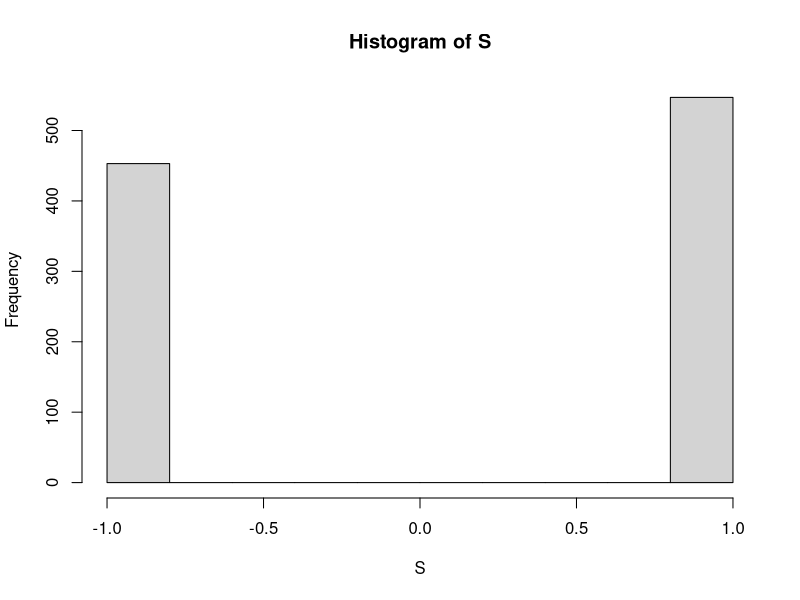
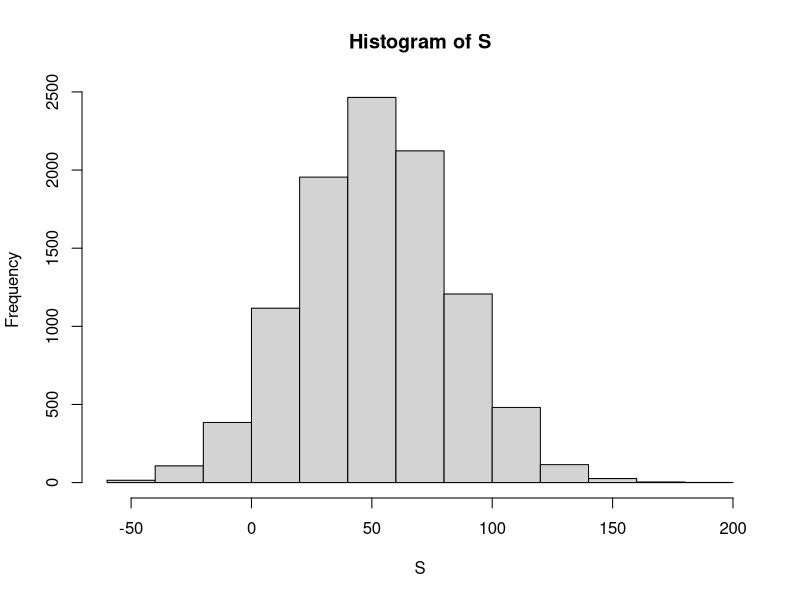
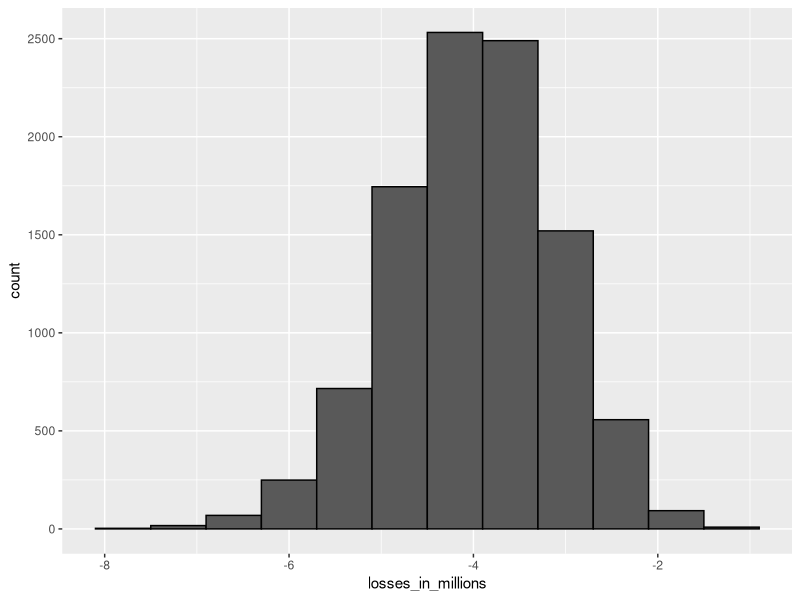
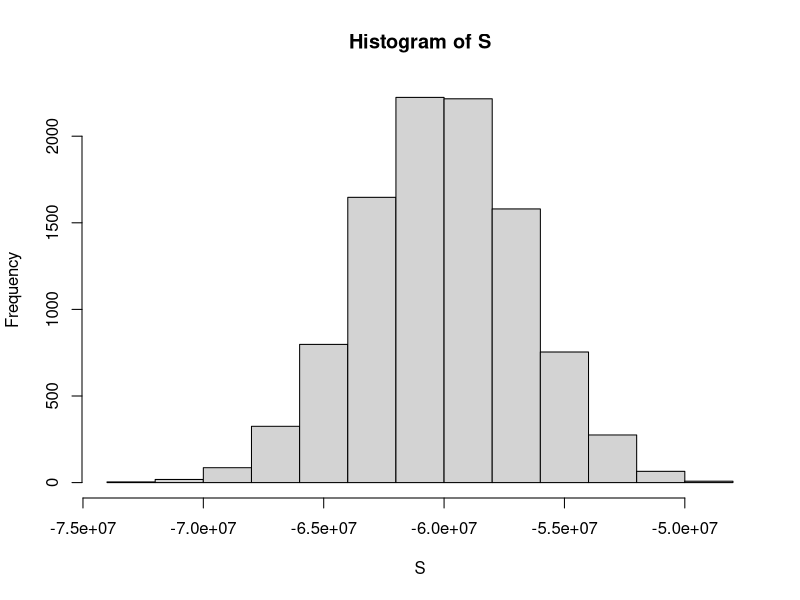

The R source for these figures, in order:
## ---- chunk 1
set.seed(1)
# define random variable x to be 1 if blue, 0 otherwise
beads <- rep(c("red", "blue"), times = c(2, 3))
x <- ifelse(sample(beads, 1) == "blue", 1, 0)
print(x)
## ---- chunk 2
red <- 18
black <- 18
green <- 2
n <- 1000

S <- sample(c(1,-1), # options are +1 and -1
       n, # players are 1000
       replace = TRUE,
       prob = c(20/38, # probability of win
                18/38)) # probability of lose
hist(S) # distribution
sum(S) # total gains
mean(S) # mean gain
## ---- chunk 3
n <- 1000    # number of roulette players
B <- 10000    # number of Monte Carlo experiments
S <- replicate(B, {
    X <- sample(c(-1,1), n, replace = TRUE, prob = c(9/19, 10/19))    # simulate 1000 roulette spins
    sum(X)    # determine total profit
})

hist(S) # distribution of results
mean(S) # mean results
mean(S < 0)    # probability of the casino losing money
## ---- chunk 4
green <- 2
black <- 18
red <- 18
green/(black+red+green)
## ---- chunk 5
set.seed(1)

# The variables 'green', 'black', and 'red' contain the number of pockets for each color
green <- 2
black <- 18
red <- 18

p_green <- green/(black+red+green)
p_not_green <- 1 - p_green

prob = sample(c(-1,17), 1, prob = c(p_not_green,p_green), replace = TRUE)
print(prob)
## ---- chunk 6
# The variables 'green', 'black', and 'red' contain the number of pockets for each color
green <- 2
black <- 18
red <- 18

p_green <- green/(black+red+green)
p_not_green <- 1 - p_green

X = 17*p_green + -1*(p_not_green)
X
## ---- chunk 7
green <- 2
black <- 18
red <- 18

p_green <- green/(black+red+green)
p_not_green <- 1 - p_green

sdX <- abs(-1-17)*sqrt(p_green*p_not_green)
sdX
## ---- chunk 8
set.seed(1)

# The variables 'green', 'black', and 'red' contain the number of pockets for each color
green <- 2
black <- 18
red <- 18

p_green <- green/(black+red+green)
p_not_green <- 1 - p_green

n <- 1000
X <- sample(c(-1,17),n,replace = TRUE, prob = c(p_not_green, p_green))
S <- sum(X)
S
## ---- chunk 9
# The variables 'green', 'black', and 'red' contain the number of pockets for each color
green <- 2
black <- 18
red <- 18

p_green <- green/(black+red+green)
p_not_green <- 1 - p_green

X <- 17*p_green + -1*(p_not_green)
n <- 1000
n*X


sdX <- abs(-1-17)*sqrt(p_green*p_not_green)
sqrt(n)*sdX
## ---- chunk 10
# Assign a variable `p_green` as the probability of the ball landing in a green pocket
p_green <- 2 / 38

# Assign a variable `p_not_green` as the probability of the ball not landing in a green pocket
p_not_green <- 1-p_green

# Define the number of bets using the variable 'n'
n <- 100

# Calculate 'avg', the expected outcome of 100 spins if you win $17 when the ball lands on green and you lose $1 when the ball doesn't land on green
avg <- n * (17*p_green + -1*p_not_green)

# Compute 'se', the standard error of the sum of 100 outcomes
se <- sqrt(n) * (17 - -1)*sqrt(p_green*p_not_green)

# Using the expected value 'avg' and standard error 'se', compute the probability that you win money betting on green 100 times.
prob_loss_money <- pnorm(0,avg,se) # p(x < 0)
1-prob_loss_money
## ---- chunk 11
# Assign a variable `p_green` as the probability of the ball landing in a green pocket
p_green <- 2 / 38

# Assign a variable `p_not_green` as the probability of the ball not landing in a green pocket
p_not_green <- 1-p_green

# Define the number of bets using the variable 'n'
n <- 100

# The variable `B` specifies the number of times we want the simulation to run. Let's run the Monte Carlo simulation 10,000 times.
B <- 10000

# Use the `set.seed` function to make sure your answer matches the expected result after random sampling.
set.seed(1)

# Create an object called `S` that replicates the sample code for `B` iterations and sums the outcomes.
S <- replicate(B, {
  X <- sample(c(17,-1), n, replace = T, prob = c(p_green, p_not_green))
  sum(X)
})


# Compute the average value for 'S'
mean(S)

# Calculate the standard deviation of 'S'
sd(S)
## ---- chunk 12
mean(S > 0)
## ---- chunk 13
# Use the `set.seed` function to make sure your answer matches the expected result after random sampling.
set.seed(1)

# Define the number of bets using the variable 'n'
n <- 10000

# Assign a variable `p_green` as the probability of the ball landing in a green pocket
p_green <- 2 / 38

# Assign a variable `p_not_green` as the probability of the ball not landing in a green pocket
p_not_green <- 1 - p_green

# Create a vector called `X` that contains the outcomes of `n` bets
X <- sample(c(17,-1),n,replace = T, prob = c(p_green, p_not_green))

# Define a variable `Y` that contains the mean outcome per bet. Print this mean to the console.
Y <- mean(X)
Y
## ---- chunk 14
# Assign a variable `p_green` as the probability of the ball landing in a green pocket
p_green <- 2 / 38

# Assign a variable `p_not_green` as the probability of the ball not landing in a green pocket
p_not_green <- 1 - p_green

# Calculate the expected outcome of `Y`, the mean outcome per bet in 10,000 bets
# E[X] = ap + b(1-p)
Y <- p_green*17 + (-1*(p_not_green))
Y
## ---- chunk 15
# Define the number of bets using the variable 'n'
n <- 10000

# Assign a variable `p_green` as the probability of the ball landing in a green pocket
p_green <- 2 / 38

# Assign a variable `p_not_green` as the probability of the ball not landing in a green pocket
p_not_green <- 1 - p_green

# Compute the standard error of 'Y', the mean outcome per bet from 10,000 bets.
### |b-a|*sqrt(p(1-p))
se <- abs(17+1)*sqrt(p_green*p_not_green)
se/sqrt(n)
## ---- chunk 16
# Define the number of bets using the variable 'n'
n <- 10000

# Assign a variable `p_green` as the probability of the ball landing in a green pocket
p_green <- 2 / 38

# Assign a variable `p_not_green` as the probability of the ball not landing in a green pocket
p_not_green <- 1 - p_green

# We defined the average using the following code
avg <- 17*p_green + -1*p_not_green

# We defined standard error using this equation
se <- 1/sqrt(n) * (17 - -1)*sqrt(p_green*p_not_green)

# Given this average and standard error, determine the probability of winning more than $0. Print the result to the console.

1 - pnorm(0, mean=avg, sd = se)
## ---- chunk 17
# The variable `n` specifies the number of independent bets on green
n <- 10000

# The variable `B` specifies the number of times we want the simulation to run
B <- 10000

# Use the `set.seed` function to make sure your answer matches the expected result after random number generation
set.seed(1)

# Assign a variable `p_green` as the probability of the ball landing in a green pocket
p_green <- 2 / 38

# Assign a variable `p_not_green` as the probability of the ball not landing in a green pocket
p_not_green <- 1 - p_green

# Generate a vector `S` that contains the the average outcomes of 10,000 bets modeled 10,000 times
S <- replicate(B, {
  X <- sample(c(17,-1),n,replace = T, prob = c(p_green, p_not_green))
  mean(X)
})

# Compute the average of `S`
mean(S)

# Compute the standard deviation of `S`
sd(S)
## ---- chunk 18
# Compute the proportion of outcomes in the vector 'S' where you won more than $0
mean(S>0)
## ---- chunk 19
prob_one_question <- 1/5
prob_one_question
## ---- chunk 20
award <- 1
prob_award <- 1/5
penalty <- -0.25
prob_fail <- 4/5
# E[X] = ap + b(1-p)
mu <- award * prob_award + (-0.25*(prob_fail))
mu
## ---- chunk 21
award <- 1
prob_award <- 1/5
penalty <- -0.25
prob_fail <- 4/5
# E[X] = ap + b(1-p)
mu <- award * prob_award + (-0.25*(prob_fail))

# n*E[X]
n <- 44
n * mu
## ---- chunk 22
award <- 1
prob_award <- 1/5
penalty <- -0.25
prob_fail <- 4/5

## sd(X) = |b-a|*sqrt(p(1-p))
se <- abs(1+0.25)*sqrt(prob_award*prob_fail)
## sqrt(n) * sd(X)
n <- 44
sigma <- sqrt(n) * se
sigma
## ---- chunk 23
award <- 1
prob_award <- 1/5
penalty <- -0.25
prob_fail <- 4/5

mu <- award * prob_award + (-0.25*(prob_fail))
n <- 44
se <- abs(1+0.25)*sqrt(prob_award*prob_fail)
sigma <- sqrt(n) * se

1 - pnorm(8, mean = mu, sd = sigma)
## ---- chunk 24
set.seed(21, sample.kind = "Rounding")

B <- 10000
n <- 44
p <- 0.2

tests <- replicate(B, {
  X <- sample(c(1, -0.25), n, replace = TRUE, prob = c(p, 1-p))
  sum(X)
})

mean(tests >= 8)
## ---- chunk 25
p <- 1/4
award <- 1
penalty <- 0
n <- 44

mu <- award*p + penalty*(1-p)
n * mu
## ---- chunk 26
sigma <- sqrt(n) * abs(penalty-award) * sqrt(p*(1-p))
1-pnorm(30, mu, sigma)
## ---- chunk 27
p <- seq(0.25, 0.95, 0.05)
n <- 44
a <- 1
b <- 0
exp_values <- sapply(p, function(x){
  mu <- n * a*x + b*(1-x)
  sigma <- sqrt(n) * abs(b-a) * sqrt(x*(1-x))
  1-pnorm(35, mu, sigma)
})

min(p[which(exp_values > 0.8)])
## ---- chunk 28
award <- 6
loss <- -1
p_award <- 5/38
p_loss <- 1-p_award
## ---- chunk 29
mu <- award*p_award + loss*p_loss
mu
## ---- chunk 30
sigma <- abs(award-loss)*sqrt(p_award*p_loss)
sigma
## ---- chunk 31
mu
## ---- chunk 32
n <- 500
sigma/sqrt(n)
## ---- chunk 33
n * mu
## ---- chunk 34
sqrt(n)*sigma
## ---- chunk 35
pnorm(0, n*mu, sqrt(n)*sigma)
## ---- chunk 36
#  Interest rate sampling model
n <- 1000 # number of loans
loss_per_foreclosure <- -200000 # cost of a loan
p <- 0.02 # probability of not return anything (lose 200000$)
defaults <- sample( c(0,1), n, prob=c(1-p, p), replace = TRUE) # times we lose money (0 not lose, 1 lose)
sum(defaults * loss_per_foreclosure) # without interest we always lose money
## ---- chunk 37
# Interest rate Monte Carlo simulation
B <- 10000
losses <- replicate(B, {
    defaults <- sample( c(0,1), n, prob=c(1-p, p), replace = TRUE) 
  sum(defaults * loss_per_foreclosure)
})
## ---- chunk 38
library(tidyverse)
data.frame(losses_in_millions = losses/10^6) %>%
    ggplot(aes(losses_in_millions)) +
    geom_histogram(binwidth = 0.6, col = "black")
## ---- chunk 39
# Expected value and standard error of the sum of 1,000 loans
n*(p*loss_per_foreclosure + (1-p)*0)    # expected value 
sqrt(n)*abs(loss_per_foreclosure)*sqrt(p*(1-p))    # standard error
## ---- chunk 40
x <- -loss_per_foreclosure*p/(1-p)
x
## ---- chunk 41
x/180000
## ---- chunk 42
mu <- n * (loss_per_foreclosure*p + x*(1-p))
sigma <- abs(x-loss_per_foreclosure) * sqrt(n*p*(1-p))
## ---- chunk 43
# Calculating interest rate for 1% probability of losing money
l <- loss_per_foreclosure
z <- qnorm(0.01)
x <- -l*( n*p - z*sqrt(n*p*(1-p)))/ ( n*(1-p) + z*sqrt(n*p*(1-p)))
x/180000    # interest rate
loss_per_foreclosure*p + x*(1-p)    # expected value of the profit per loan
n*(loss_per_foreclosure*p + x*(1-p)) # expected value of the profit over n loans
## ---- chunk 44
#  Monte Carlo simulation for 1% probability of losing money

B <- 100000
profit <- replicate(B, {
    draws <- sample( c(x, loss_per_foreclosure), n, 
                        prob=c(1-p, p), replace = TRUE) 
    sum(draws)
})
mean(profit)    # expected value of the profit over n loans
mean(profit<0)    # probability of losing money
## ---- chunk 45
# Expected value with higher default rate and interest rate
p <- .04
loss_per_foreclosure <- -200000
r <- 0.05
x <- r*180000
loss_per_foreclosure*p + x*(1-p)
## ---- chunk 46
# Calculating number of loans for desired probability of losing money
z <- qnorm(0.01)
l <- loss_per_foreclosure
n <- ceiling((z^2*(x-l)^2*p*(1-p))/(l*p + x*(1-p))^2)
n    # number of loans required

n*(loss_per_foreclosure*p + x * (1-p))    # expected profit over n loans
## ---- chunk 47
# Monte Carlo simulation
B <- 10000
p <- 0.04
x <- 0.05 * 180000
profit <- replicate(B, {
    draws <- sample( c(x, loss_per_foreclosure), n, 
                        prob=c(1-p, p), replace = TRUE) 
    sum(draws)
})
mean(profit)
## ---- chunk 48
# Assign the number of loans to the variable `n`
n <- 10000

# Assign the loss per foreclosure to the variable `loss_per_foreclosure`
loss_per_foreclosure <- -200000

# Assign the probability of default to the variable `p_default`
p_default <- 0.03

# Use the `set.seed` function to make sure your answer matches the expected result after random sampling
set.seed(1)

# Generate a vector called `defaults` that contains the default outcomes of `n` loans
defaults <- sample(c(0,1), n, replace = T, prob = c(1-p_default, p_default))

# Generate `S`, the total amount of money lost across all foreclosures. Print the value to the console.
S <- sum(defaults * loss_per_foreclosure)
S
## ---- chunk 49
# Assign the number of loans to the variable `n`
n <- 10000

# Assign the loss per foreclosure to the variable `loss_per_foreclosure`
loss_per_foreclosure <- -200000

# Assign the probability of default to the variable `p_default`
p_default <- 0.03

# Use the `set.seed` function to make sure your answer matches the expected result after random sampling
set.seed(1)

# The variable `B` specifies the number of times we want the simulation to run
B <- 10000

# Generate a list of summed losses 'S'. Replicate the code from the previous exercise over 'B' iterations to generate a list of summed losses for 'n' loans.  Ignore any warnings for now.
S <- replicate(B, {
  defaults <- sample(c(0,1), n, replace = T, prob = c(1-p_default, p_default))
  sum(defaults * loss_per_foreclosure)
})

hist(S)
## ---- chunk 50
# Assign the number of loans to the variable `n`
n <- 10000

# Assign the loss per foreclosure to the variable `loss_per_foreclosure`
loss_per_foreclosure <- -200000

# Assign the probability of default to the variable `p_default`
p_default <- 0.03

# Calculate the expected loss due to default out of 10,000 loans
avg <- loss_per_foreclosure*p_default + 0*(1-p_default)
n*avg

# Compute the standard error of the sum of 10,000 loans
sd <- abs(loss_per_foreclosure-0)*sqrt(p_default*(1-p_default))
sqrt(n) * sd
## ---- chunk 51
# Assign the loss per foreclosure to the variable `loss_per_foreclosure`
loss_per_foreclosure <- -200000

# Assign the probability of default to the variable `p_default`
p_default <- 0.03

# Assign a variable `x` as the total amount necessary to have an expected outcome of $0
# l*p + x*(1-p) = 0
x = - loss_per_foreclosure*p_default/(1-p_default)

# Convert `x` to a rate, given that the loan amount is $180,000. Print this value to the console.
x <- x/180000
x
## ---- chunk 52
# Assign the number of loans to the variable `n`
n <- 10000

# Assign the loss per foreclosure to the variable `loss_per_foreclosure`
loss_per_foreclosure <- -200000

# Assign the probability of default to the variable `p_default`
p_default <- 0.03

# Generate a variable `z` using the `qnorm` function
z <- qnorm(0.05)

# Generate a variable `x` using `z`, `p_default`, `loss_per_foreclosure`, and `n`
# x <- -l*((np - z*sqrt(np(1-p)))/(n(1-p)+z*sqrt(np(1-p))))
x <- -loss_per_foreclosure*( n*p_default - z*sqrt(n*p_default*(1-p_default)))/ ( n*(1-p_default) + z*sqrt(n*p_default*(1-p_default)))

# Convert `x` to an interest rate, given that the loan amount is $180,000. Print this value to the console.
x <- x/180000
x
